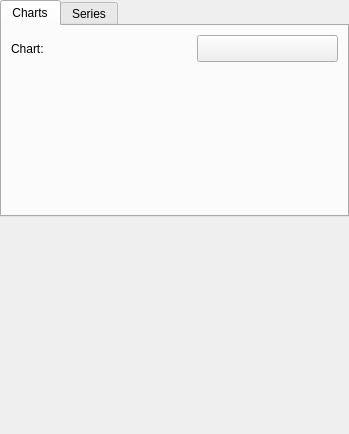
<?xml version="1.0" encoding="UTF-8"?>
<ui version="4.0">
 <class>qCjyxPlotsModuleWidget</class>
 <widget class="qCjyxWidget" name="qCjyxPlotsModuleWidget">
  <property name="geometry">
   <rect>
    <x>0</x>
    <y>0</y>
    <width>349</width>
    <height>434</height>
   </rect>
  </property>
  <property name="sizePolicy">
   <sizepolicy hsizetype="Minimum" vsizetype="Preferred">
    <horstretch>0</horstretch>
    <verstretch>0</verstretch>
   </sizepolicy>
  </property>
  <property name="windowTitle">
   <string>Plots</string>
  </property>
  <property name="windowIcon">
   <iconset resource="../qCjyxPlotsModule.qrc">
    <normaloff>:/Icons/Plots.png</normaloff>:/Icons/Plots.png</iconset>
  </property>
  <layout class="QVBoxLayout" name="verticalLayout">
   <property name="leftMargin">
    <number>0</number>
   </property>
   <property name="topMargin">
    <number>0</number>
   </property>
   <property name="rightMargin">
    <number>0</number>
   </property>
   <property name="bottomMargin">
    <number>0</number>
   </property>
   <item>
    <widget class="QTabWidget" name="PlotsTabWidget">
     <property name="currentIndex">
      <number>0</number>
     </property>
     <widget class="QWidget" name="charts">
      <attribute name="title">
       <string>Charts</string>
      </attribute>
      <layout class="QFormLayout" name="formLayout_2">
       <item row="0" column="0">
        <widget class="QLabel" name="PlotChartLabel">
         <property name="minimumSize">
          <size>
           <width>0</width>
           <height>27</height>
          </size>
         </property>
         <property name="text">
          <string>Chart:</string>
         </property>
        </widget>
       </item>
       <item row="0" column="1">
        <layout class="QHBoxLayout" name="horizontalLayout_3">
         <property name="sizeConstraint">
          <enum>QLayout::SetMinimumSize</enum>
         </property>
         <item>
          <widget class="qMRMLNodeComboBox" name="PlotChartNodeSelector">
           <property name="nodeTypes">
            <stringlist>
             <string>vtkMRMLPlotChartNode</string>
            </stringlist>
           </property>
           <property name="renameEnabled">
            <bool>true</bool>
           </property>
          </widget>
         </item>
         <item>
          <widget class="QPushButton" name="ShowChartButton">
           <property name="sizePolicy">
            <sizepolicy hsizetype="Preferred" vsizetype="Preferred">
             <horstretch>0</horstretch>
             <verstretch>0</verstretch>
            </sizepolicy>
           </property>
           <property name="minimumSize">
            <size>
             <width>30</width>
             <height>0</height>
            </size>
           </property>
           <property name="toolTip">
            <string>Allow plot editing</string>
           </property>
           <property name="text">
            <string/>
           </property>
           <property name="icon">
            <iconset resource="../../../../../Base/QTGUI/Resources/qCjyxBaseQTGUI.qrc">
             <normaloff>:/Icons/Medium/CjyxVisible.png</normaloff>:/Icons/Medium/CjyxVisible.png</iconset>
           </property>
          </widget>
         </item>
        </layout>
       </item>
       <item row="1" column="0" colspan="2">
        <widget class="qMRMLPlotChartPropertiesWidget" name="PlotChartPropertiesWidget"/>
       </item>
      </layout>
     </widget>
     <widget class="QWidget" name="series">
      <attribute name="title">
       <string>Series</string>
      </attribute>
      <layout class="QFormLayout" name="formLayout">
       <item row="0" column="0">
        <widget class="QLabel" name="PlotDataSeriesLabel">
         <property name="text">
          <string>Data series:</string>
         </property>
        </widget>
       </item>
       <item row="0" column="1">
        <widget class="qMRMLNodeComboBox" name="PlotSeriesNodeSelector">
         <property name="nodeTypes">
          <stringlist>
           <string>vtkMRMLPlotSeriesNode</string>
          </stringlist>
         </property>
         <property name="renameEnabled">
          <bool>true</bool>
         </property>
        </widget>
       </item>
       <item row="1" column="0" colspan="2">
        <widget class="qMRMLPlotSeriesPropertiesWidget" name="PlotSeriesPropertiesWidget"/>
       </item>
       <item row="2" column="0" colspan="2">
        <widget class="ctkPushButton" name="copyPlotSeriesNodePushButton">
         <property name="text">
          <string>Clone data series</string>
         </property>
        </widget>
       </item>
      </layout>
     </widget>
    </widget>
   </item>
   <item>
    <spacer name="verticalSpacer">
     <property name="orientation">
      <enum>Qt::Vertical</enum>
     </property>
     <property name="sizeType">
      <enum>QSizePolicy::Expanding</enum>
     </property>
     <property name="sizeHint" stdset="0">
      <size>
       <width>20</width>
       <height>1</height>
      </size>
     </property>
    </spacer>
   </item>
   <item>
    <spacer name="BottomSpacer">
     <property name="orientation">
      <enum>Qt::Vertical</enum>
     </property>
     <property name="sizeType">
      <enum>QSizePolicy::Fixed</enum>
     </property>
     <property name="sizeHint" stdset="0">
      <size>
       <width>20</width>
       <height>0</height>
      </size>
     </property>
    </spacer>
   </item>
  </layout>
 </widget>
 <customwidgets>
  <customwidget>
   <class>qMRMLNodeComboBox</class>
   <extends>QWidget</extends>
   <header>qMRMLNodeComboBox.h</header>
   <container>1</container>
  </customwidget>
  <customwidget>
   <class>qMRMLWidget</class>
   <extends>QWidget</extends>
   <header>qMRMLWidget.h</header>
   <container>1</container>
  </customwidget>
  <customwidget>
   <class>qCjyxWidget</class>
   <extends>QWidget</extends>
   <header>qCjyxWidget.h</header>
   <container>1</container>
  </customwidget>
  <customwidget>
   <class>qMRMLPlotChartPropertiesWidget</class>
   <extends>qMRMLWidget</extends>
   <header>qMRMLPlotChartPropertiesWidget.h</header>
   <container>1</container>
  </customwidget>
  <customwidget>
   <class>qMRMLPlotSeriesPropertiesWidget</class>
   <extends>qMRMLWidget</extends>
   <header>qMRMLPlotSeriesPropertiesWidget.h</header>
  </customwidget>
  <customwidget>
   <class>ctkPushButton</class>
   <extends>QPushButton</extends>
   <header>ctkPushButton.h</header>
  </customwidget>
 </customwidgets>
 <resources>
  <include location="../qCjyxPlotsModule.qrc"/>
  <include location="../../../../../Base/QTGUI/Resources/qCjyxBaseQTGUI.qrc"/>
 </resources>
 <connections>
  <connection>
   <sender>PlotChartNodeSelector</sender>
   <signal>currentNodeChanged(vtkMRMLNode*)</signal>
   <receiver>PlotChartPropertiesWidget</receiver>
   <slot>setMRMLPlotChartNode(vtkMRMLNode*)</slot>
   <hints>
    <hint type="sourcelabel">
     <x>175</x>
     <y>50</y>
    </hint>
    <hint type="destinationlabel">
     <x>131</x>
     <y>137</y>
    </hint>
   </hints>
  </connection>
  <connection>
   <sender>qCjyxPlotsModuleWidget</sender>
   <signal>mrmlSceneChanged(vtkMRMLScene*)</signal>
   <receiver>PlotChartNodeSelector</receiver>
   <slot>setMRMLScene(vtkMRMLScene*)</slot>
   <hints>
    <hint type="sourcelabel">
     <x>143</x>
     <y>461</y>
    </hint>
    <hint type="destinationlabel">
     <x>144</x>
     <y>44</y>
    </hint>
   </hints>
  </connection>
  <connection>
   <sender>qCjyxPlotsModuleWidget</sender>
   <signal>mrmlSceneChanged(vtkMRMLScene*)</signal>
   <receiver>PlotSeriesPropertiesWidget</receiver>
   <slot>setMRMLScene(vtkMRMLScene*)</slot>
   <hints>
    <hint type="sourcelabel">
     <x>143</x>
     <y>461</y>
    </hint>
    <hint type="destinationlabel">
     <x>143</x>
     <y>708</y>
    </hint>
   </hints>
  </connection>
  <connection>
   <sender>qCjyxPlotsModuleWidget</sender>
   <signal>mrmlSceneChanged(vtkMRMLScene*)</signal>
   <receiver>PlotSeriesNodeSelector</receiver>
   <slot>setMRMLScene(vtkMRMLScene*)</slot>
   <hints>
    <hint type="sourcelabel">
     <x>143</x>
     <y>461</y>
    </hint>
    <hint type="destinationlabel">
     <x>175</x>
     <y>530</y>
    </hint>
   </hints>
  </connection>
  <connection>
   <sender>PlotSeriesNodeSelector</sender>
   <signal>currentNodeChanged(vtkMRMLNode*)</signal>
   <receiver>PlotSeriesPropertiesWidget</receiver>
   <slot>setMRMLPlotSeriesNode(vtkMRMLNode*)</slot>
   <hints>
    <hint type="sourcelabel">
     <x>116</x>
     <y>531</y>
    </hint>
    <hint type="destinationlabel">
     <x>129</x>
     <y>597</y>
    </hint>
   </hints>
  </connection>
  <connection>
   <sender>PlotChartNodeSelector</sender>
   <signal>currentNodeChanged(bool)</signal>
   <receiver>ShowChartButton</receiver>
   <slot>setEnabled(bool)</slot>
   <hints>
    <hint type="sourcelabel">
     <x>206</x>
     <y>42</y>
    </hint>
    <hint type="destinationlabel">
     <x>262</x>
     <y>44</y>
    </hint>
   </hints>
  </connection>
  <connection>
   <sender>qCjyxPlotsModuleWidget</sender>
   <signal>mrmlSceneChanged(vtkMRMLScene*)</signal>
   <receiver>PlotChartPropertiesWidget</receiver>
   <slot>setMRMLScene(vtkMRMLScene*)</slot>
   <hints>
    <hint type="sourcelabel">
     <x>143</x>
     <y>461</y>
    </hint>
    <hint type="destinationlabel">
     <x>143</x>
     <y>240</y>
    </hint>
   </hints>
  </connection>
 </connections>
</ui>
